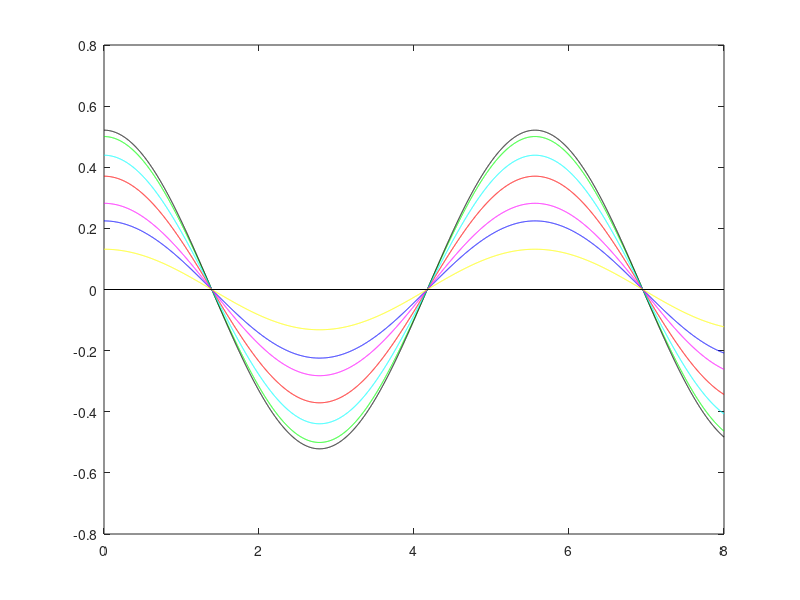
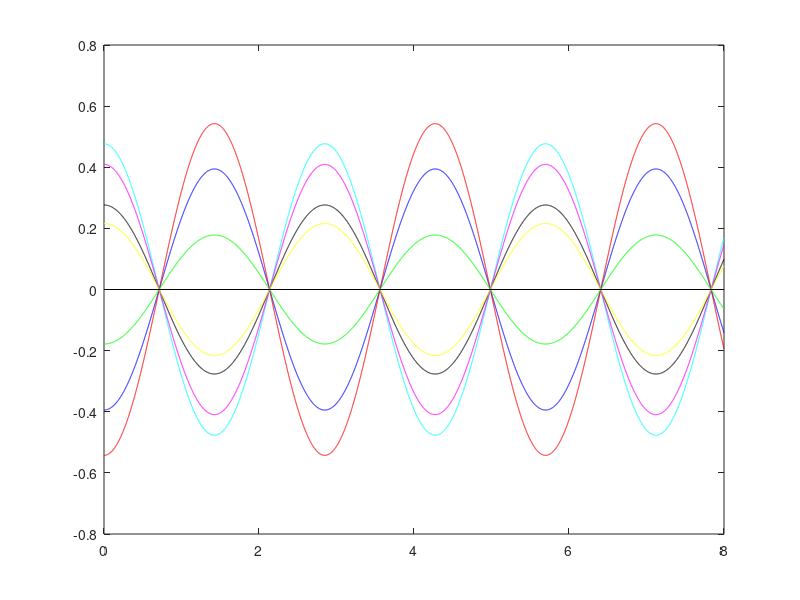
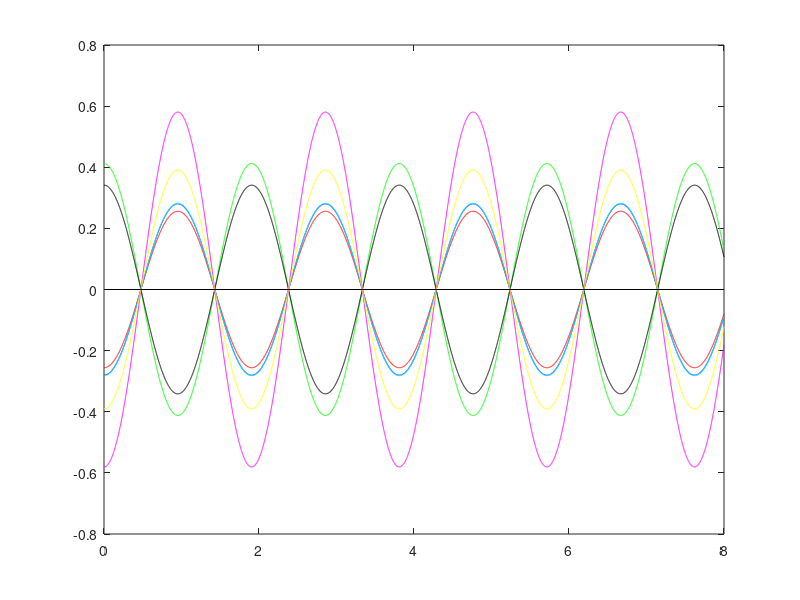
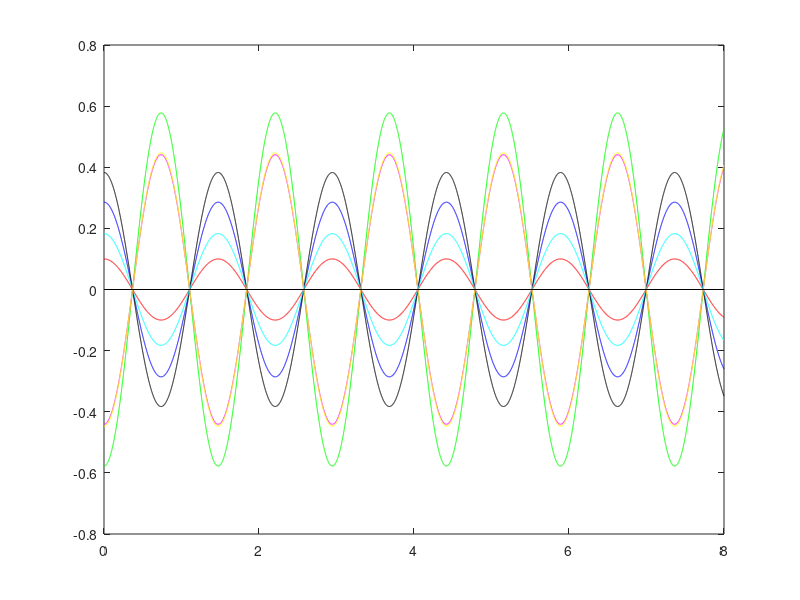

Source code (MATLAB) for these figures, in order:
%Clayton Samson
%CSC 2262
%cs226276
%Assignment 6

m1 = .4;
m2 = .9;
m3 = .7;
m4 = .8;
m5 = .6;
m6 = .5;
m7 = .3;
k1 = 3.9;
k2 = 5.2;
k3 = 4.2;
k4 = 4.7;
k5 = 5.3;
k6 = 4.9;
k7 = 4.4;
k8 = 5.4;
A = [-(k1+k2)/m1 k2/m1 0 0 0 0 0
    k2/m2 -(k2+k3)/m2 k3 0 0 0 0
    0 k3/m3 -(k3+k4)/m3 k4/m3 0 0 0
    0 0 k4/m4 -(k4+k5)/m4 k5/m4 0 0
    0 0 0 k5/m5 -(k5+k6)/m5 k6/m5 0
    0 0 0 0 k6/m6 -(k6+k7)/m6 k7
    0 0 0 0 0 k7/m7 -(k7+k8)/m7];
A = -A;
[eigvec eigval] = eig(A);
t = 0:.001:8;
line1x = [0 8];
line1y = [0 0];
titles(1,:) = 'Assignment 6, Figure 1';
titles(2,:) = 'Assignment 6, Figure 2';
titles(3,:) = 'Assignment 6, Figure 3';
titles(4,:) = 'Assignment 6, Figure 4';
titles(5,:) = 'Assignment 6, Figure 5';
titles(6,:) = 'Assignment 6, Figure 6';
titles(7,:) = 'Assignment 6, Figure 7';

for(k = 1:7)
    w = sqrt(eigval(k, k));
    c1 = eigvec(1, k);
    c2 = eigvec(2, k);
    c3 = eigvec(3, k);
    c4 = eigvec(4, k);
    c5 = eigvec(5, k);
    c6 = eigvec(6, k);
    c7 = eigvec(7, k);
    x1 = c1*cos(w*t);
    x2 = c2*cos(w*t);
    x3 = c3*cos(w*t);
    x4 = c4*cos(w*t);
    x5 = c5*cos(w*t);
    x6 = c6*cos(w*t);
    x7 = c7*cos(w*t);
    figure(k);
    plot(t, x1, 'b', t, x2, 'r', t, x3, 'g', t, x4, 'k', t, x5, 'c', t, x6, 'm', t, x7, 'y', line1x, line1y, 'k');
end